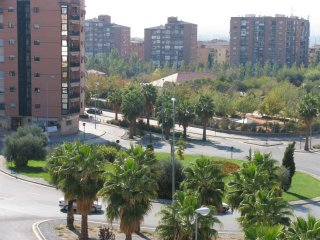
#> input picture Implementacion/imagenes/mosaico002.jpg, 320 x 240 px
$ python -i ChecaP2.py   (imports and definitions only)
#> lines starting #> are read from the running program, lines starting #| are printed output that depends on the picture
#!python3

import numpy as np
import cv2
import math

#Esta funcion, dado un nombre de fichero fileName y un bool lee la imagen en
# color si flagColor = 1 y en gris si flagColor=0, luego la devuelve
def lee_imagen(fileName, flagColor):
	img = cv2.imread(fileName,flagColor)
	return img

#Dada una imagen im y un string nombre muestra por pantalla la imagen
def pintaI(im, nombre):
	cv2.namedWindow(nombre, cv2.WINDOW_NORMAL)
	cv2.resizeWindow(nombre, im.shape[1], im.shape[0]) # Hacemos resize de la
								#ventana para que la imagen se vea en su tamano
	cv2.imshow(nombre, im)
	cv2.waitKey(0)
	cv2.destroyAllWindows()
	return im

#Dado un vector de imagenes vim y un string nombre, realiza la imagen
# concatenando las diferentes imagenes, lo guarda en full_im, muestra esa
# imagen y la devuelve
def pintaMI(vim, nombre):
	if len(vim[0].shape) < 3:
		height, width = vim[0].shape
		sca = 0 # La variable sca nos guarda el valor escalar con el
				# que rellenaremos los bordes de las imagenes chicas
	else:
		height, width, channel = vim[0].shape
		sca = (0,0,0) # Si la imagen esta en color, el valor escalar debe ser
					  # una tupla de tres valores

	# Conseguimos la maxima altura y anchura de las imagenes para saber de que
	# longitudes finales va a ser la imagen. Lo guardamos en mx_width y mx_height
	mx_width = 0
	mx_height = 0
	for im in vim:
		if mx_width < im.shape[1]:
			mx_width = im.shape[1]
		if mx_height < im.shape[0]:
			mx_height = im.shape[0]

	# Hacemos un nuevo vector que va a ir guardando las imagenes transformadas de
	# forma que todas tengan misma anchura, altura y canales
	nuevo_vim = []
	for im in vim:
		# Cogemos la diferencia de anchura y altura
		dif_wid = mx_width-im.shape[1]
		dif_hei = mx_height-im.shape[0]
		# Rellenamos los bordes, cuidando de rellenar exactamente la diferencia
		# entre esta imagen y el maximo.
		nueva_img = cv2.copyMakeBorder(im, dif_hei//2, (dif_hei+1)//2, dif_wid//2, (dif_wid+1)//2, cv2.BORDER_CONSTANT, sca)
		#Si la imagen tiene un solo canal, rellenamos la imagen con dos
		# canales mas, repitiendo el que hay. De esa forma seguira viendose en
		# gris pero tendra tres canales. Usamos la funcion stack para hacer la
		# traspuesta con axis = -1
		if len(im.shape) < 3:
			nueva_img = np.stack((nueva_img,)*3,-1)
		nuevo_vim.append(nueva_img)

	#Con hconcat metemos todas las imagenes del nuevo vector en una sola
	full_im = []
	full_im = cv2.hconcat(nuevo_vim, len(vim))

	# Mostramos la imagen y la devolvemos
	pintaI(full_im, nombre)
	return full_im

# Función que varia umbrales en el descriptor SIFT de la imagen orig_im
# Pinta los resultados y escribe por pantalla el número de keypoints por cada valor
def siftEj1(orig_im):
	# Variamos el umbral de contraste, contrastThreshold, que se pone en el tercer parámetro
	vec_sift_umbral = []
	# Hacemos un vector con los valores que vamos a probar
	umbral = [0.005, 0.05, 0.08, 0.1, 0.12]
	for i in umbral:
		im = orig_im.copy()
		#El resto de parámetros los dejamos a valores fijos
		sift = cv2.xfeatures2d.SIFT_create(0, 3, i, 10, 1.6)
		keypoints, des = sift.detectAndCompute(im, None)
		#Ponemos por pantalla el número de keypoints por cada valor
		print("Keypoints con el valor del umbral de contraste " + str(i) + ": " + str(len(keypoints)))
		outI = im
		#Creamos una imagen con drawKeypoints
		img=cv2.drawKeypoints(im, keypoints, outI, flags=cv2.DRAW_MATCHES_FLAGS_DRAW_RICH_KEYPOINTS)
		vec_sift_umbral.append(img)
	#Pintamos todas las imágenes juntas
	p = pintaMI(vec_sift_umbral, "ejercicio 1 umbral")
	#cv2.imwrite("./resultados/ej1-aContrast.png", p)
	input("Pulse ENTER para continuar.")

	# Variamos el umbral de bordes, edgeThreshold, que se pone en el cuarto parámetro
	vec_sift_edge = []
	# Hacemos un vector con los valores que vamos a probar
	edges_thres = [2, 4, 6, 8, 10]
	for i in edges_thres:
		im = orig_im.copy()
		#El resto de parámetros se deja a un valor fijo
		sift = cv2.xfeatures2d.SIFT_create(0, 3, 0.08, i, 1.6)
		keypoints, des = sift.detectAndCompute(im, None)
		#Ponemos por pantalla el número de keypoints por cada valor
		print("Keypoints con el valor del umbral de bordes " + str(i) + ": " + str(len(keypoints)))
		outI = im
		#Creamos una imagen con drawKeypoints
		img=cv2.drawKeypoints(im, keypoints, outI, flags=cv2.DRAW_MATCHES_FLAGS_DRAW_RICH_KEYPOINTS)
		vec_sift_edge.append(img)
	#Pintamos todas las imágenes juntas
	p = pintaMI(vec_sift_edge, "ejercicio 1 edge threshold")
	#cv2.imwrite("./resultados/ej1-aEdges.png", p)
	input("Pulse ENTER para continuar.")

	#Hacemos una imagen con parámetros equilibrados y 1000 keypoints finales
	sift = cv2.xfeatures2d.SIFT_create(1000, 3, 0.08, 8, 1.6)
	keypoints, des = sift.detectAndCompute(im, None)
	p = pintaI(cv2.drawKeypoints(im, keypoints, outI, flags=cv2.DRAW_MATCHES_FLAGS_DRAW_RICH_KEYPOINTS), "Ejercicio 1a final")
	#cv2.imwrite("./resultados/ej1-afinal.png", p)

#Función que varía el umbral de la Hessiana en el descriptor SURF con la imagen orig_im
# pinta los resultados y escribe por pantalla el número de keypoints por valor
# [21 lines left out: function surfEj1, not called in this run]
	#cv2.imwrite("./resultados/ej1-asurf.png", p)

# Función que llama a siftEj1 y surfEj1 para poder hacer un análisis de ambos métodos
def ejercicio1a(im):
	siftEj1(im)
	surfEj1(im)

#Función de la documentación de OpenCV para SIFT en la que se coge la variable
# octave del keypoint y se saca la octava real
# [16 lines left out: functions unpackOctave, unpackScale, not called in this run]


#Función de la documentación de OpenCV para SIFT en la que se coge la variable
# octave del keypoint y se saca la capa
def unpackLayer(kpt):
	return (kpt.octave >> 8) & 255

# Función que devuelve n colores "diferentes", intenta distribuirlos equiespaciados
# [109 lines left out: functions getNColors, ejercicio1bSift, ejercicio1bSurf, not called in this run]

#Función del ejercicio 1b) que solo llama a la versión SIFT y SURF anteriores
# para pintar los keypoints de forma diferente según en qué octava estén y detectar
# poniendo por pantalla cuántos caen en cada una. En SIFT, además, se añaden
# cuántos keypoints por capa caen.
def ejercicio1b(im):
	ejercicio1bSift(im)
	ejercicio1bSurf(im)

# Función que dada una imagen, un objeto SIFT y unos keypoints devuelve los descriptores
def getDescriptors(im, keypoints, sift):
	kp, des = sift.compute(im, keypoints)
	return des

# Función que dada una imagen hace la detección de keypoints con detect de SIFT
# y de forma separada calcula los descriptores con compute (llamando a getDescriptors)
# [13 lines left out: functions ejercicio1cSift, ejercicio1cSurf, not called in this run]

# Función del ejercicio 1c) que solo llama a la versión SIFT y SURF para calcular
# con ambos métodos los keypoints y descriptores por separado
def ejercicio1c(im):
	ejercicio1cSift(im)
	ejercicio1cSurf(im)

##Ejercicio 2

# Función que realiza un match con el ratio test de Lowe y un knnMatch con k=2
# Devuelve los matches que pasan este filtrado
# [229 lines left out: functions getMatchesLowe2NN, ejercicio2, getOrderedKeypoints, ejercicio3, ejercicio4, not called in this run]
	#cv2.imwrite("./resultados/ej4.png", p)

>>> import cv2
>>> picture = cv2.imread('imagenes/mosaico002.jpg')
#> picture is the input picture: shape (240, 320, 3); mean B, G, R 117.2, 127.9, 123.8
>>> result = ejercicio1a(picture)
#> the loop in siftEj1, `for i in umbral:` made 5 passes
#| Keypoints con el valor del umbral de contraste 0.005: 1272
#| Keypoints con el valor del umbral de contraste 0.05: 758
#| Keypoints con el valor del umbral de contraste 0.08: 406
#| Keypoints con el valor del umbral de contraste 0.1: 261
#| Keypoints con el valor del umbral de contraste 0.12: 153
#> pass 1, in siftEj1, `img=cv2.drawKeypoints(im, keypoints, outI, flags=cv2.DRAW_MATCHES_FLAG..`:
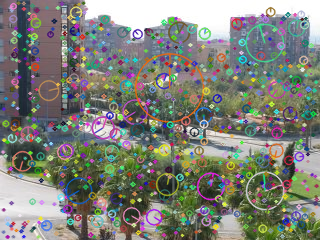
#> img: shape (240, 320, 3); mean B, G, R 121.5, 129.6, 127.5
#> pass 2, in siftEj1, `img=cv2.drawKeypoints(im, keypoints, outI, flags=cv2.DRAW_MATCHES_FLAG..`:
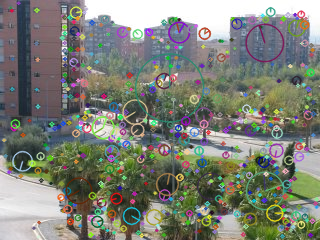
#> img: shape (240, 320, 3); mean B, G, R 119.1, 128.9, 125.7
#> pass 3, in siftEj1, `img=cv2.drawKeypoints(im, keypoints, outI, flags=cv2.DRAW_MATCHES_FLAG..`:
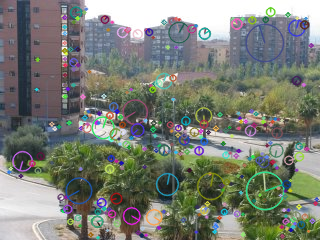
#> img: shape (240, 320, 3); mean B, G, R 118.5, 127.4, 123
#> after the loop in siftEj1, `for i in umbral:`:
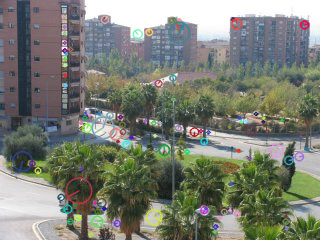
#> im: shape (240, 320, 3); mean B, G, R 116.5, 127.1, 123
#> after the loop in siftEj1, `for i in umbral:`: vec_sift_umbral = 5 items
#> the loop in pintaMI, `for im in vim:` made 5 passes
#> (mx_width, mx_height) on pass 1: (320, 240)
#> after the loop in pintaMI, `for im in vim:`: mx_height = 240; mx_width = 320
#> the loop in pintaMI, `for im in vim:` made 5 passes
#> after the loop in pintaMI, `for im in vim:`: nuevo_vim = 5 items
#> in pintaMI, `full_im = cv2.hconcat(nuevo_vim, len(vim))`:
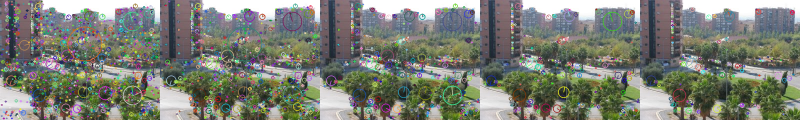
#> full_im: shape (240, 1600, 3) (shown at 1/2 size); mean of channels 0, 1, 2 118.4, 128.1, 124.5; drawn as B, G, R
#> (the run stopped early here; a loop or call above may not have finished)

$ run again, on Implementacion/imagenes/mosaico003.jpg
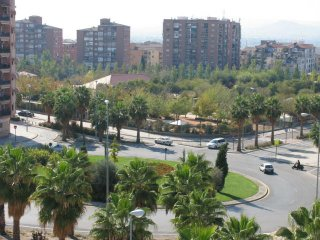
#> input picture Implementacion/imagenes/mosaico003.jpg, 320 x 240 px
#> picture is the input picture: shape (240, 320, 3); mean B, G, R 120.9, 132.7, 127.3
#> the loop in siftEj1, `for i in umbral:` made 5 passes
#| Keypoints con el valor del umbral de contraste 0.005: 1250
#| Keypoints con el valor del umbral de contraste 0.05: 762
#| Keypoints con el valor del umbral de contraste 0.08: 395
#| Keypoints con el valor del umbral de contraste 0.1: 270
#| Keypoints con el valor del umbral de contraste 0.12: 156
#> after the loop in siftEj1, `for i in umbral:`:
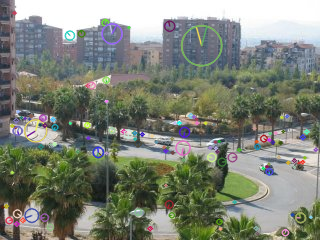
#> im: shape (240, 320, 3); mean B, G, R 120.7, 132.3, 127
#> after the loop in siftEj1, `for i in umbral:`: vec_sift_umbral = 5 items
#> the loop in pintaMI, `for im in vim:` made 5 passes
#> (mx_width, mx_height) on pass 1: (320, 240)
#> after the loop in pintaMI, `for im in vim:`: mx_height = 240; mx_width = 320
#> the loop in pintaMI, `for im in vim:` made 5 passes
#> after the loop in pintaMI, `for im in vim:`: nuevo_vim = 5 items
#> in pintaMI, `full_im = cv2.hconcat(nuevo_vim, len(vim))`:
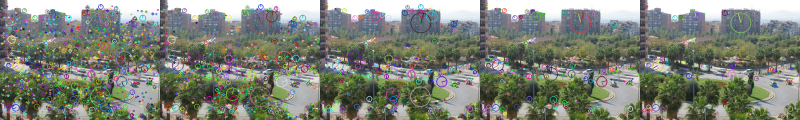
#> full_im: shape (240, 1600, 3) (shown at 1/2 size); mean of channels 0, 1, 2 122.1, 132.7, 127.9; drawn as B, G, R

$ run again, on Implementacion/imagenes/yosemite1.jpg
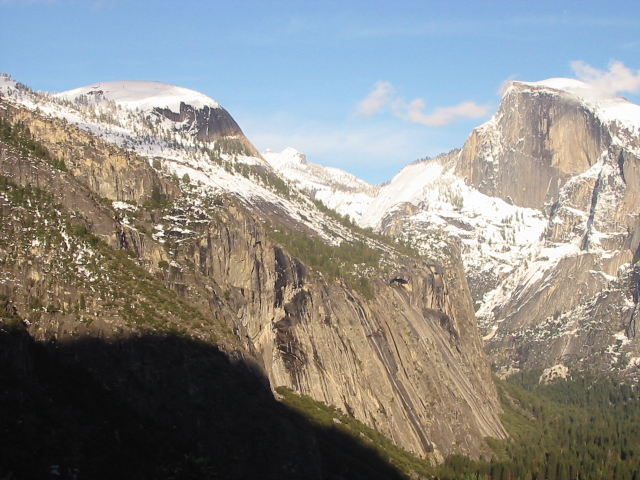
#> input picture Implementacion/imagenes/yosemite1.jpg, 640 x 480 px
#> picture is the input picture: shape (480, 640, 3); mean B, G, R 135.4, 139.3, 139.5
#> the loop in siftEj1, `for i in umbral:` made 5 passes
#| Keypoints con el valor del umbral de contraste 0.005: 3751
#| Keypoints con el valor del umbral de contraste 0.05: 2157
#| Keypoints con el valor del umbral de contraste 0.08: 1240
#| Keypoints con el valor del umbral de contraste 0.1: 715
#| Keypoints con el valor del umbral de contraste 0.12: 392
#> after the loop in siftEj1, `for i in umbral:`:
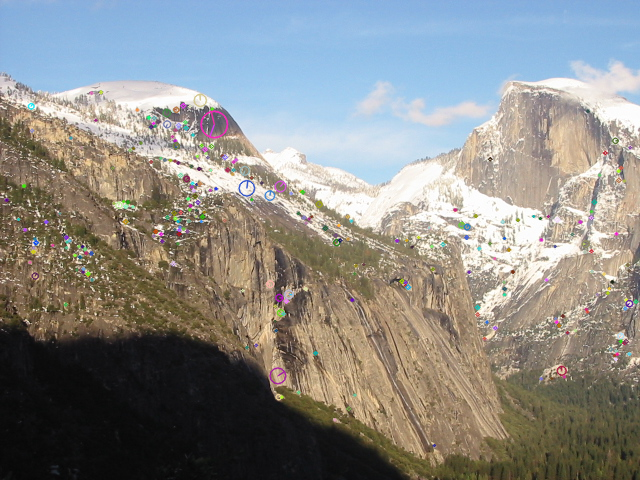
#> im: shape (480, 640, 3); mean B, G, R 135.1, 138.7, 138.9
#> after the loop in siftEj1, `for i in umbral:`: vec_sift_umbral = 5 items
#> the loop in pintaMI, `for im in vim:` made 5 passes
#> (mx_width, mx_height) on pass 1: (640, 480)
#> after the loop in pintaMI, `for im in vim:`: mx_height = 480; mx_width = 640
#> the loop in pintaMI, `for im in vim:` made 5 passes
#> after the loop in pintaMI, `for im in vim:`: nuevo_vim = 5 items
#> in pintaMI, `full_im = cv2.hconcat(nuevo_vim, len(vim))`:
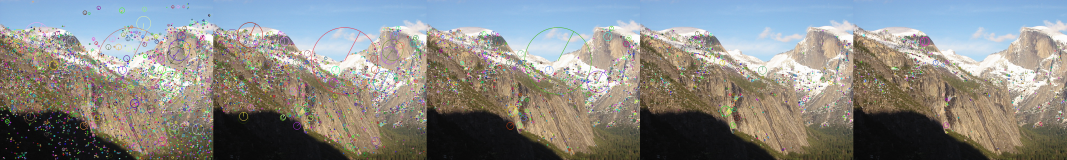
#> full_im: shape (480, 3200, 3) (shown at 1/3 size); mean of channels 0, 1, 2 134.5, 137.5, 137.2; drawn as B, G, R

$ run again, on Implementacion/imagenes/yosemite2.jpg
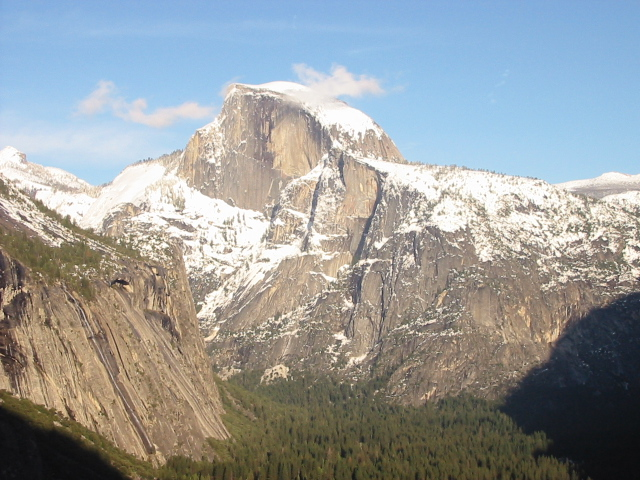
#> input picture Implementacion/imagenes/yosemite2.jpg, 640 x 480 px
#> picture is the input picture: shape (480, 640, 3); mean B, G, R 155.6, 155.5, 151.7
#> the loop in siftEj1, `for i in umbral:` made 5 passes
#| Keypoints con el valor del umbral de contraste 0.005: 3823
#| Keypoints con el valor del umbral de contraste 0.05: 1998
#| Keypoints con el valor del umbral de contraste 0.08: 1144
#| Keypoints con el valor del umbral de contraste 0.1: 632
#| Keypoints con el valor del umbral de contraste 0.12: 340
#> pass 1, in siftEj1, `img=cv2.drawKeypoints(im, keypoints, outI, flags=cv2.DRAW_MATCHES_FLAG..`:
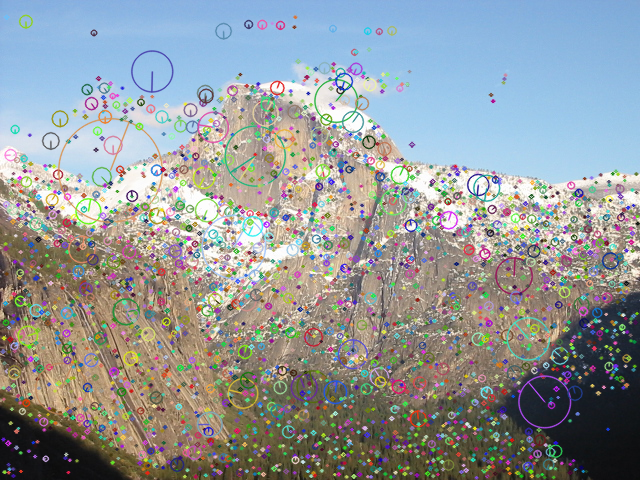
#> img: shape (480, 640, 3); mean B, G, R 153.6, 152, 146.7
#> after the loop in siftEj1, `for i in umbral:`: vec_sift_umbral = 5 items
#> the loop in pintaMI, `for im in vim:` made 5 passes
#> (mx_width, mx_height) on pass 1: (640, 480)
#> after the loop in pintaMI, `for im in vim:`: mx_height = 480; mx_width = 640
#> the loop in pintaMI, `for im in vim:` made 5 passes
#> after the loop in pintaMI, `for im in vim:`: nuevo_vim = 5 items
#> in pintaMI, `full_im = cv2.hconcat(nuevo_vim, len(vim))`:
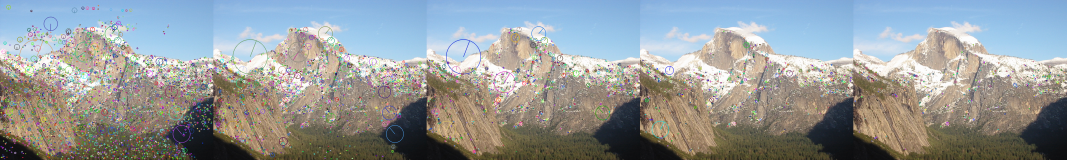
#> full_im: shape (480, 3200, 3) (shown at 1/3 size); mean of channels 0, 1, 2 154.1, 153.4, 148.9; drawn as B, G, R
